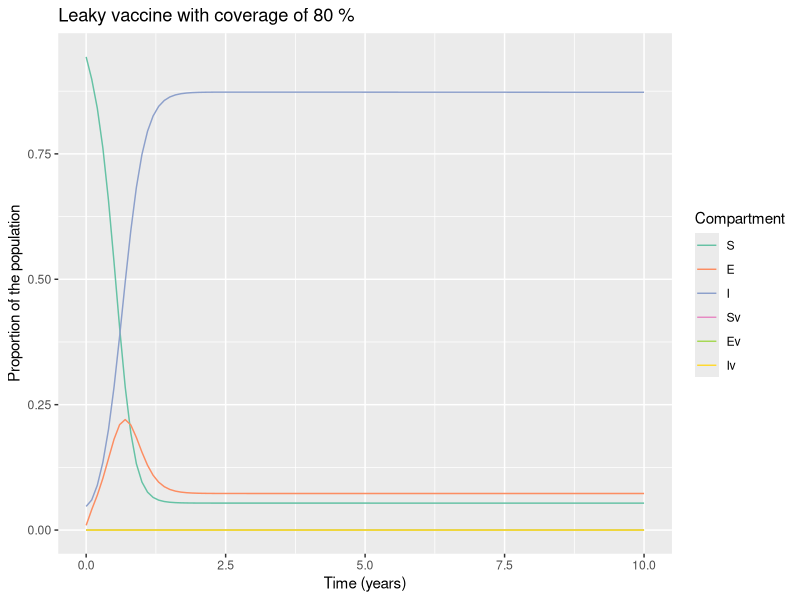

Here is the R script that generated this plot:
# LOAD THE PACKAGES:
library(deSolve)
library(reshape2)
library(ggplot2)

# MODEL INPUTS:

initial_state_values <- c(S = 1000000,
                          E = 10000,        
                          I = 50000,        
                          Sv = 0,      
                          Ev = 0,
                          Iv = 0)      

# Parameters
#R0= 1.68 (beta/delta)
parameters <- c(beta = 0.0276*365,     # the infection rate in units of years^-1
                delta = 0.0164*365,     # the latency period in units of years^-1
                c_s = 0,       # the reduction in the force of infection
                # acting on those vaccinated
                c_i = 0,# the reduction in the infectivity of vaccinated infected people  
                u = 0.5,#death rate in units of years^-1
                a = 1/(42*365), #cull due to infection in units of years^-1
                b = 0.5, #birth rate in units of years^-1
                vc = 0) # vaccine coverage    

# TIMESTEPS:

# Sequence of timesteps to solve the model at
times <- seq(from = 0, to = 10, by =0.1)#from 0 to 20 years, daily intervalS
# MODEL FUNCTION: 

vaccine_model <- function(time, state, parameters) {  
  
  with(as.list(c(state, parameters)), {    
    
    # Defining lambda as a function of beta and E:
    N <- S + E + I + Sv + Ev + Iv
    lambda <- beta * I/N + c_i * beta * Iv/N 
    # the Ev compartment gets c_i times less infected than the E compartment
   
    
    # The differential equations
    dS <- -lambda * S - u * S  - vc * S + (b * N * (1-vc))           
    dE <- lambda * S - delta * E - u * E - vc * E
    dI <- delta * E - a * I - u * I  
    dSv <- -c_s * lambda * Sv - u * Sv + vc * S  + b * N * vc            
    dEv <- c_s * lambda * Sv - delta * Ev - u * Ev + vc * E
    dIv <- delta * Ev - a * Iv - u * Iv
    
    return(list(c(dS, dE, dI, dSv, dEv,dIv))) 
  })
  
}

# MODEL OUTPUT:

# Solving the differential equations using the ode integration algorithm
output <- as.data.frame(ode(y = initial_state_values, 
                            times = times, 
                            func = vaccine_model,
                            parms = parameters))

# PLOT THE OUTPUT

# turn output dataset into long format
output_long <- melt(as.data.frame(output), id = "time")

# Adding a column for the prevalence proportion to the long-format output
output_long$prevalence <- output_long$value/sum(initial_state_values)

# Plot the number in each compartment over time
ggplot(data = output_long,                                               
       aes(x = time, y = prevalence, colour = variable, group = variable)) +  
  geom_line() +                                                          
  xlab("Time (years)")+                                                   
  ylab("Proportion of the population") +
  labs(title = paste("Leaky vaccine with coverage of", 80, "%"), 
       colour = "Compartment") +
  scale_colour_brewer(palette = "Set2")
